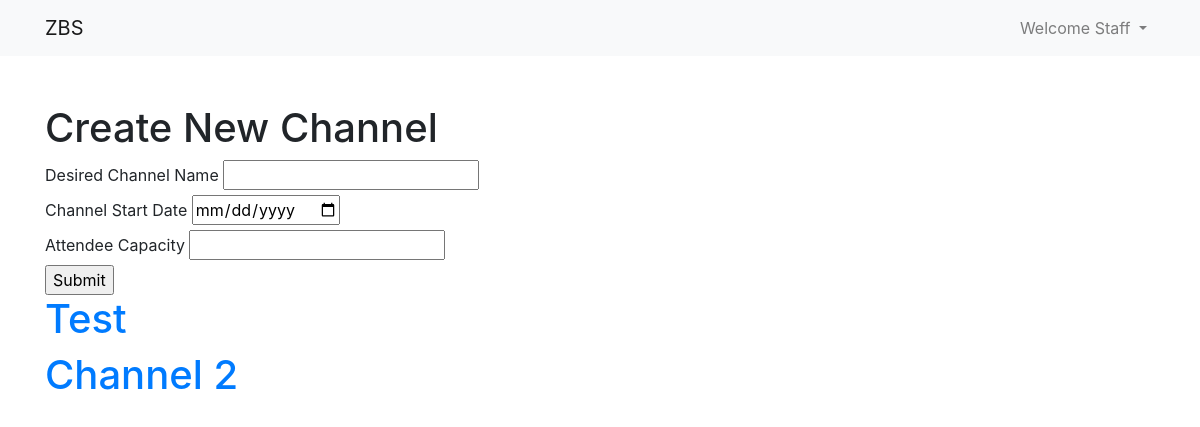
/ (signed in), run on an earlier commit of the app's database.
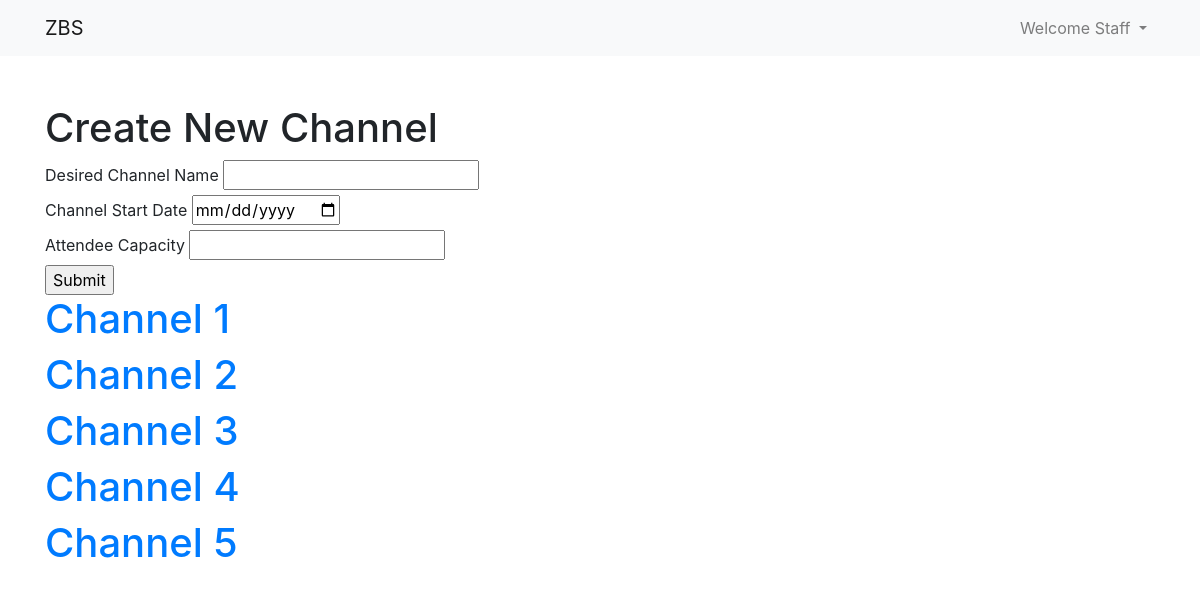
And on a later commit of the database.
### app.py (models this page shows, shortened)
class User(db.Model, UserMixin):
    id = db.Column(db.Integer,primary_key=True)
    name = db.Column(db.String(64))
    username = db.Column(db.String(64),unique=True)
    hashed_pass =db.Column(db.String(128))
    type = db.Column(db.Integer())
    bookings = db.relationship('Booking',cascade='all,delete', backref='user',lazy='dynamic')
    last_logged_in = db.Column(db.DateTime)
    last_logged_out = db.Column(db.DateTime)

class Channel(db.Model):
    id = db.Column(db.Integer,primary_key=True)
    name = db.Column(db.String(50))
    capacity = db.Column(db.Integer)
    start_date = db.Column(db.Date)
    slots = db.relationship('Slot', backref='channel')
    bookings = db.relationship('Booking', backref='channel')

### app.py (the view)
@app.route('/', methods=['POST','GET'])
@login_required
def index():
    create_channel_form = CreateChannelForm()
    channels = Channel.query.all()
    return render_template('index.html', channels=channels, create_channel_form=create_channel_form)

### forms.py
class CreateChannelForm(FlaskForm):
    name = StringField('Desired Channel Name',validators=[DataRequired()])
    date = DateField('Channel Start Date', format='%Y-%m-%d',validators=[DataRequired()])
    capacity = StringField('Attendee Capacity',validators=[DataRequired()])
    submit = SubmitField('Submit')

### app.py (called while the page is built)
@login_manager.user_loader
def load_user(user_id):
    return User.query.get(user_id)

### templates/index.html (shortened to what this page needs)
{% extends 'base.html' %}
{% block body %}
<div class="container mt-5">
    {% if current_user.type == 1 %}
    <h1>Create New Channel</h1>
    <form action="{{ url_for('create_channel') }}" method="POST">
        {{ create_channel_form.name.label }} {{ create_channel_form.name() }}
        <br>
        {{ create_channel_form.date.label }} {{ create_channel_form.date() }}
        <br>
        {{ create_channel_form.capacity.label }} {{ create_channel_form.capacity() }}
        <br>
        {{ create_channel_form.submit() }}
    </form>
    {% endif %}
    {% for channel in channels %}
    <h1><a href="{{ url_for('channel', id=channel.id) }}">{{ channel.name }}</a></h1>
    {% endfor %}
</div>
{% endblock %}

### templates/base.html (shortened to what this page needs)
<!DOCTYPE html>
<html lang="en">
<head>
    <link rel="stylesheet" href="{{ url_for('static',filename='css/main.css') }}">
    <link rel="stylesheet" href="https://cdn.jsdelivr.net/npm/bootstrap@4.5.3/dist/css/bootstrap.min.css">
</head>
<body>
    <nav class="navbar navbar-expand-lg navbar-light bg-light">
        <div class="container">
        <a class="navbar-brand" href="{{ url_for('index') }}">ZBS</a>
        <div class="collapse navbar-collapse" id="navbarNav">
          <ul class="navbar-nav">
            {% if current_user.is_authenticated %}
            <li class="nav-item dropdown">
              <a class="nav-link dropdown-toggle" href="#" id="navbarDropdown" role="button" data-toggle="dropdown" aria-haspopup="true" aria-expanded="false">
                Welcome {{ current_user.name | capitalize }}
              </a>
            </li>
            {% else %}
              <li class="nav-item">
                  <a class="nav-link" href="{{ url_for('login') }}">Login</a>
              </li>
            {% endif %}
          </ul>
      </div>
        </div>
    </nav>
    {% block body %}{% endblock %}
</body>
</html>

What changed in the data, as far as the page shows it:
changed Channel: name "Test" → "Channel 1"
added Channel: name "Channel 3"
added Channel: name "Channel 4"
added Channel: name "Channel 5"
